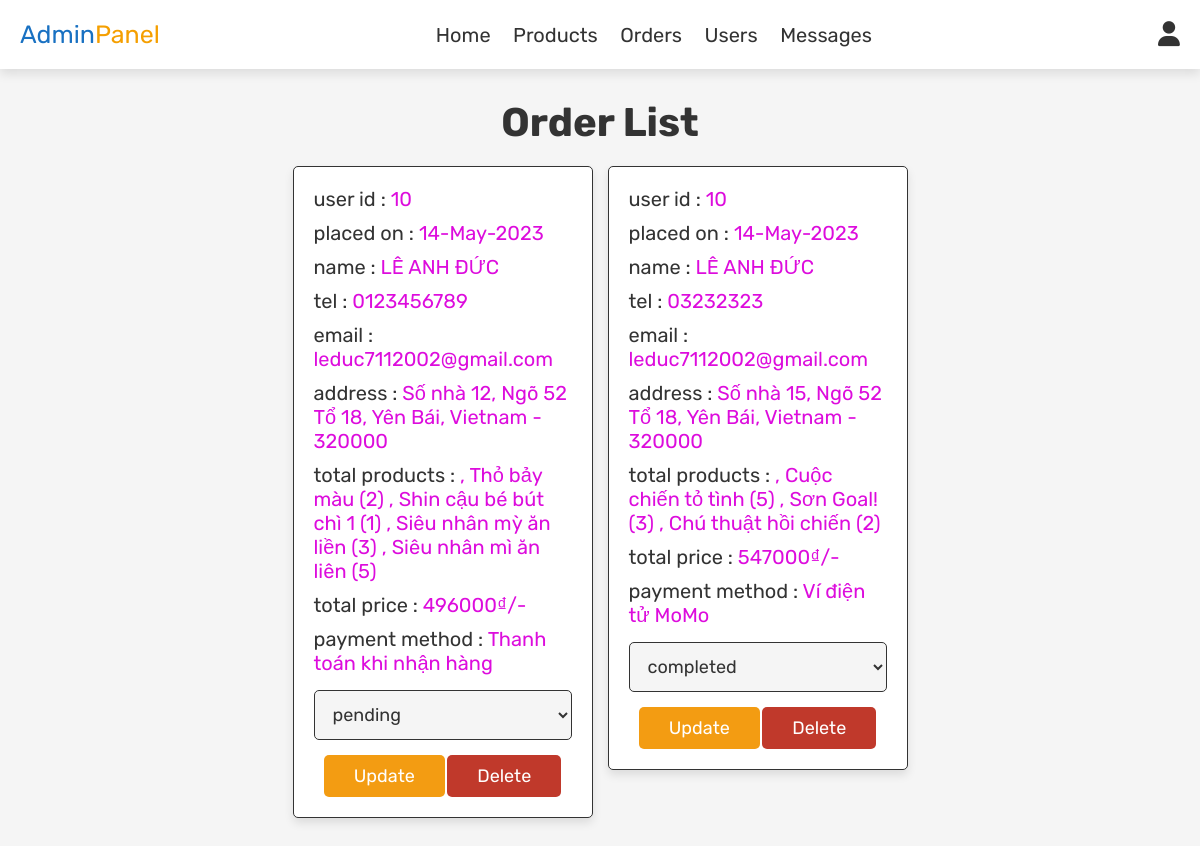
Screenshot of /admin_orders.php with the database file from the repository.
### tables this page shows
CREATE TABLE `orders` (
  `id` int(100) NOT NULL,
  `user_id` int(100) NOT NULL,
  `name` varchar(100) NOT NULL,
  `tel` varchar(100) NOT NULL,
  `email` varchar(100) NOT NULL,
  `method` varchar(50) NOT NULL,
  `address` varchar(100) NOT NULL,
  `total_products` varchar(1000) NOT NULL,
  `total_price` int(255) NOT NULL,
  `placed_on` varchar(50) NOT NULL,
  `payment_status` varchar(20) NOT NULL DEFAULT 'pending'
);

### admin_orders.php (the view, shortened to what this page needs)
<?php
include 'config.php';
?>
<!DOCTYPE html>
<html lang="en">
<head>
    <link rel="stylesheet" href="https://cdnjs.cloudflare.com/ajax/libs/font-awesome/6.3.0/css/all.min.css">
    <link rel="stylesheet" href="assets/css/admin_style.css">
</head>
<body>
    <?php include 'admin_header.php'; ?>
    <section class="orders">
        <h1 class="title">Order list</h1>
        <div class="box-container">
            <?php
            $select_orders = mysqli_query($conn, "SELECT * FROM `orders`") or die('query failed');
            if (mysqli_num_rows($select_orders) > 0) {
                while ($fetch_orders = mysqli_fetch_assoc($select_orders)) {
            ?>
            <div class="box">
                <p> user id : <span><?php echo $fetch_orders['user_id']; ?></span> </p>
                <p> placed on : <span><?php echo $fetch_orders['placed_on']; ?></span> </p>
                <p> name : <span><?php echo $fetch_orders['name']; ?></span> </p>
                <p> tel : <span><?php echo $fetch_orders['tel']; ?></span> </p>
                <p> email : <span><?php echo $fetch_orders['email']; ?></span> </p>
                <p> address : <span><?php echo $fetch_orders['address']; ?></span> </p>
                <p> total products : <span><?php echo $fetch_orders['total_products']; ?></span> </p>
                <p> total price : <span><?php echo $fetch_orders['total_price']; ?>₫/-</span> </p>
                <p> payment method : <span><?php echo $fetch_orders['method']; ?></span> </p>
                <form action="" method="post">
                    <select name="update_payment">
                        <option value="" selected disabled><?php echo $fetch_orders['payment_status']; ?></option>
                    </select>
                    <input type="submit" value="update" name="update_order" class="option-btn">
                    <a href="admin_orders.php?delete=<?php echo $fetch_orders['id']; ?>"
                        onclick="return confirm('delete this order?');" class="delete-btn">delete</a>
                </form>
            </div>
            <?php
                }
            } else {
                echo '<p class="empty">Chưa có đơn đặt hàng nào!</p>';
            }
            ?>
        </div>
    </section>
</body>
</html>

### admin_header.php (shortened to what this page needs)
<header class="header">
    <div class="flex">
        <a href="admin_page.php" class="logo">Admin<span>Panel</span></a>
        <nav class="navbar">
            <a href="admin_page.php">home</a>
            <a href="admin_products.php">products</a>
            <a href="admin_orders.php">orders</a>
            <a href="admin_users.php">users</a>
            <a href="admin_messages.php">messages</a>
        </nav>
        <div class="icons">
            <div id="user-btn" class="fas fa-user"></div>
        </div>
    </div>
</header>

### assets/css/admin_style.css (style rules this page uses)
* { font-family: 'Rubik', sans-serif; margin: 0; padding: 0; box-sizing: border-box; outline: none; border: none; text-decoration: none; transition: all .2s linear; }
html { font-size: 62.5%; }
body { background-color: #f5f5f5; }
section { padding: 3rem 2rem; }
.title { text-align: center; margin-bottom: 2rem; text-transform: capitalize; color: #333; font-size: 4rem; }
.btn, .option-btn, .delete-btn, .white-btn { display: inline-block; margin-top: 1rem; padding: 1rem 3rem; cursor: pointer; color: #fff; font-size: 1.8rem; border-radius: .5rem; text-transform: capitalize; }
.option-btn { background-color: #f39c12; }
.delete-btn { background-color: #c0392b; }
.header { position: sticky; top: 0; left: 0; right: 0; z-index: 1000; background-color: #fff; box-shadow: 0 .5rem 1rem rgba(0, 0, 0, .1); }
.header .flex { display: flex; align-items: center; padding: 2rem; justify-content: space-between; position: relative; max-width: 1200px; margin: 0 auto; }
.header .flex .logo { font-size: 2.5rem; color: #1971c2; }
.header .flex .logo span { color: #f59f00; }
.header .flex .navbar a { margin: 0 1rem; font-size: 2rem; color: #333; text-transform: capitalize; }
.header .flex .icons { margin-left: 1rem; font-size: 2.5rem; cursor: pointer; color: #333; }
.orders .box-container { display: grid; grid-template-columns: repeat(auto-fit, 30rem); justify-content: center; gap: 1.5rem; max-width: 120rem; margin: 0 auto; align-items: start; }
.orders .box-container .box { background-color: #fff; padding: 2rem; border: .1rem solid #333; box-shadow: 0 .5rem 1rem rgba(0, 0, 0, .1); border-radius: .5rem; }
.orders .box-container .box p { padding-bottom: 1rem; font-size: 2rem; color: #333; }
.orders .box-container .box p span { color: #dd0cdd; }
.orders .box-container .box form { text-align: center; }
.orders .box-container .box form select { width: 100%; margin: .5rem 0; background-color: #f5f5f5; border: .1rem solid #333; border-radius: .5rem; padding: 1.2rem 1.4rem; font-size: 1.8rem; color: #333; }

### rows the page displays
orders: user "10", placed_on "14-May-2023", name "LÊ ANH ĐỨC", tel "0123456789", email "leduc7112002@gmail.com", address "Số nhà 12, Ngõ 52 Tổ 18, Yên Bái, Vietnam - 320000", total_products ", Thỏ bảy màu (2) , Shin cậu bé bút chì 1 (1) , Siêu nhân mỳ ăn liền (3) , Siêu nhân mì ăn liên (5)", total_price "496000", method "Thanh toán khi nhận hàng", update_payment "pending"
orders: user "10", placed_on "14-May-2023", name "LÊ ANH ĐỨC", tel "03232323", email "leduc7112002@gmail.com", address "Số nhà 15, Ngõ 52 Tổ 18, Yên Bái, Vietnam - 320000", total_products ", Cuộc chiến tỏ tình (5) , Sơn Goal! (3) , Chú thuật hồi chiến (2)", total_price "547000", method "Ví điện tử MoMo", update_payment "completed"
